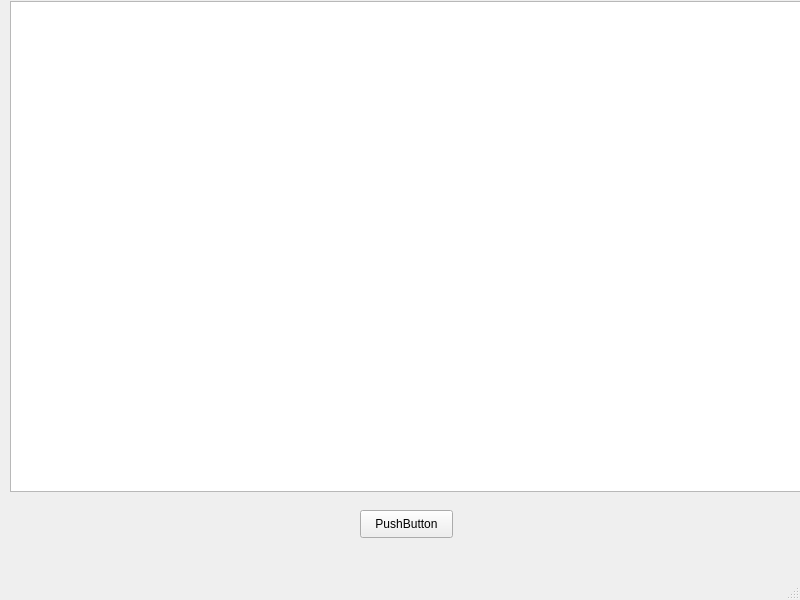
<?xml version="1.0" encoding="UTF-8"?>
<ui version="4.0">
 <class>MainWindow</class>
 <widget class="QMainWindow" name="MainWindow">
  <property name="geometry">
   <rect>
    <x>0</x>
    <y>0</y>
    <width>800</width>
    <height>600</height>
   </rect>
  </property>
  <property name="windowTitle">
   <string>MainWindow</string>
  </property>
  <widget class="QWidget" name="centralwidget">
   <widget class="QPushButton" name="pushButton">
    <property name="geometry">
     <rect>
      <x>360</x>
      <y>510</y>
      <width>93</width>
      <height>28</height>
     </rect>
    </property>
    <property name="text">
     <string>PushButton</string>
    </property>
   </widget>
   <widget class="QGraphicsView" name="graphicsView">
    <property name="geometry">
     <rect>
      <x>10</x>
      <y>1</y>
      <width>791</width>
      <height>491</height>
     </rect>
    </property>
   </widget>
  </widget>
  <widget class="QMenuBar" name="menubar">
   <property name="geometry">
    <rect>
     <x>0</x>
     <y>0</y>
     <width>800</width>
     <height>26</height>
    </rect>
   </property>
  </widget>
  <widget class="QStatusBar" name="statusbar"/>
 </widget>
 <resources/>
 <connections/>
</ui>
